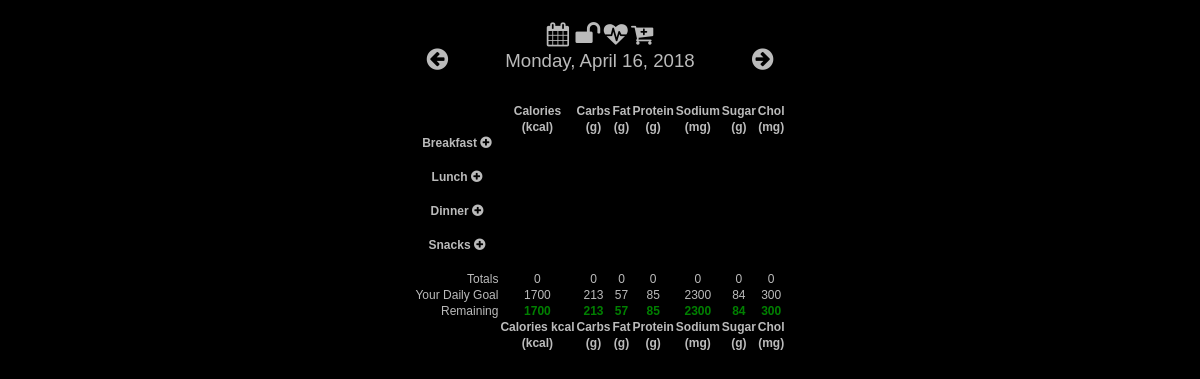
The app's page /diary.php with its own data.
### tables this page shows
CREATE TABLE `foodtime` (
  `idfoodtime` int(11) NOT NULL AUTO_INCREMENT,
  `meal` varchar(45) NOT NULL,
  PRIMARY KEY (`idfoodtime`),
  UNIQUE KEY `meal_UNIQUE` (`meal`)
);

CREATE TABLE `user` (
  `iduser` int(11) NOT NULL AUTO_INCREMENT,
  `gender` varchar(10) NOT NULL,
  `initialweight` decimal(6,2) NOT NULL,
  `height` decimal(6,2) NOT NULL,
  `birthday` date NOT NULL,
  `activity` decimal(6,2) NOT NULL DEFAULT '1.20',
  `goalcals` decimal(6,2) NOT NULL DEFAULT '2000.00',
  `macrocarbpct` decimal(6,2) NOT NULL DEFAULT '50.00',
  `macrofatpct` decimal(6,2) NOT NULL DEFAULT '30.00',
  `macroproteinpct` decimal(6,2) NOT NULL DEFAULT '20.00',
  `goalsodium` decimal(6,2) NOT NULL DEFAULT '2300.00',
  `goalsugar` decimal(6,2) NOT NULL DEFAULT '84.00',
  `goalfiber` decimal(6,2) NOT NULL DEFAULT '38.00',
  `goalpotassium` decimal(6,2) NOT NULL DEFAULT '3500.00',
  `goalcholesterol` decimal(6,2) NOT NULL DEFAULT '300.00',
  PRIMARY KEY (`iduser`)
);

### www/inc/functions.php (the view, shortened to what the rows shown need)
<?php
require_once 'inc/db_connect.php';
$db = new dbconn();
$cals_in_carbs = 4;
$cals_in_protein = 4;
$cals_in_fat = 9;
function validateDate($date) {
    $d = DateTime::createFromFormat('Y-m-d', $date);
    return $d && $d->format('Y-m-d') === $date;
}
function addicon($meal, $idfoodtime, $date, $locked){
    $addhtml =
        "<form action='' method='post'>$meal ".
        "<input type='hidden' name='meal' value='$idfoodtime'>".
        "<input type='hidden' name='date' value='$date'>".
        "<button type='submit' name='addfoodtodiary' class='clearbutton'>".
        "<i class='fa fa-plus-circle' title='Add item to $meal'></i></button></form>";
    return $locked ? $meal : $addhtml;
}
function editableicon($date, $locked, $loggedin){
    $status = $locked ? 'unlockdiary' : 'lockdiary';
    $icon = $locked ? 'fa-lock' : 'fa-unlock';
    if ($loggedin) {
        return "<form action='' method='post'>".
            "<input value='$date' id='tsDte' type='hidden' >".
            "<i class='fa fa-calendar fa-2x' onclick='tsDatePickerClick()' title='Select date'></i>&nbsp&nbsp".
            "<input type='hidden' name='date' value='$date'>".
            "<button type='submit' name='$status' class='clearbutton'>".
            "<span id='diaryToggle'><i class='fa $icon fa-2x' title='Toggle ability to edit day'></i></span>".
            "</button>
            <span id='statsShow' class='popuplink'><i class='fa fa-heartbeat fa-2x' title='Add measurements'></i></span>
            <span id='crudfoodShow' class='popuplink'><i class='fa fa-cart-plus fa-2x' title='Modify food database'></i></span>
            </form>";
    }
    else {
        return "<form action='' method='post'>".
            "<input value='$date' id='tsDte' type='hidden' >".
            "<i class='fa fa-calendar fa-2x' onclick='tsDatePickerClick()' title='Select date'></i>&nbsp&nbsp".
            "<input type='hidden' name='date' value='$date'>".
            "</form>";
    }
}
function calendarheader($date, $locked, $loggedin) {
    $dateminusone = date('Y-m-d', strtotime('-1 day', strtotime($date)));
    $dateplusone = date('Y-m-d', strtotime('+1 day', strtotime($date)));
    $prettydate = date('l, F j, Y', strtotime($date));
    $editableicon = editableicon($date, $locked, $loggedin);
    $loggedinlink = $loggedin ? '&login=1' : '';
    $calheader = "<BR>
<table width='auto'>
    <tr><td><td align='center'>$editableicon</tr>
    <tr><td><a style='font-size: 14pt;' href='diary.php?date=$dateminusone$loggedinlink'><i class='fa fa-arrow-circle-left fa-lg' title='".date('l, F j, Y', strtotime($dateminusone))."'></i></a></td>
        <td style='font-size: 14pt; width: 300px'>$prettydate</td>
        <td><a style='font-size: 14pt;' href='diary.php?date=$dateplusone$loggedinlink'><i class='fa fa-arrow-circle-right fa-lg' title='".date('l, F j, Y', strtotime($dateplusone))."'></i></a></td></tr>
</table>
<BR><BR>";
    return $calheader;
}
function listmeals($date, $locked, $loggedin) {
    global $db;
    $sql = 'SELECT * FROM health.foodtime ORDER BY idfoodtime ASC';
    $meals = $db->fetcharray($sql, array(), '');
    $output = '';
    $output .= '<table><tr><th></th><th>Calories</th><th>Carbs</th><th>Fat</th><th>Protein</th><th>Sodium</th><th>Sugar</th><th>Chol</th></tr>'."\n";
    $output .= "<tr><th></th><th>(kcal)</th><th>(g)</th><th>(g)</th><th>(g)</th><th>(mg)</th><th>(g)</th><th>(mg)</th></tr>"."\n";
    foreach($meals as $key => $mealrow){
        $output .= '<tr><th>'.addicon($mealrow['meal'], $mealrow['idfoodtime'], $date, $locked or !$loggedin).'</th></tr>'."\n";
        $sql = "SELECT diaryid, brand, product, servings, unit,
                    servingsize,
                    servings*servingsize as serv,
                    servings*calories as cals,
                    servings*totalcarbs as carbs,
                    servings*totalfat as fat,
                    servings*protein as prot,
                    servings*sodium as sodium,
                    servings*sugars as sugar,
                    servings*cholesterol as cholesterol,
                    servings
                FROM health.fooddiary fd
                JOIN health.food f ON fd.foodid=f.foodid
                WHERE fd.meal=?
                 AND fd.date=?";
        $foods = $db->fetcharray($sql, array($mealrow['idfoodtime'], $date), 'ss');
        if (sizeof($foods) > 0) {
            foreach($foods as $key => $foodrow){
                $output .= '<tr><td align="left">'.listfoodlink($foodrow['diaryid'], $foodrow['serv'], $foodrow['servingsize'], $foodrow['unit'], $foodrow['brand'], $foodrow['product'], $foodrow['servings'], $locked or !$loggedin).'</td>'
                        . '<td>'.round($foodrow['cals']).'</td>'
                        . '<td>'.round($foodrow['carbs']).'</td>'
                        . '<td>'.round($foodrow['fat']).'</td>'
                        . '<td>'.round($foodrow['prot']).'</td>'
                        . '<td>'.round($foodrow['sodium']).'</td>'
                        . '<td>'.round($foodrow['sugar']).'</td>'
                        . '<td>'.round($foodrow['cholesterol']).'</td>'
                        . deleteicon($foodrow['diaryid'], $date, $locked or !$loggedin).'</tr>'."\n";
            }
            $sql = "SELECT
                    sum(servings*servingsize) as servsum,
                    sum(servings*calories) as calsum,
                    sum(servings*totalcarbs) as carbsum,
                    sum(servings*totalfat) as fatsum,
                    sum(servings*protein) as protsum,
                    sum(servings*sodium) as sodiumsum,
                    sum(servings*sugars) as sugarsum,
                    sum(servings*cholesterol) as cholsum
                FROM health.fooddiary fd
                JOIN health.food f ON fd.foodid=f.foodid
                WHERE fd.meal=?
                 AND fd.date=?";
            $sumfoods = $db->fetcharray($sql, array($mealrow['idfoodtime'], $date), 'ss');
            $output .= '<tr><th>'.copyicon($mealrow['meal'], $date, !$loggedin).'</th>'
                    . '<th>'.round($sumfoods[0]['calsum']).'</th>'
                    . '<th>'.round($sumfoods[0]['carbsum']).'</th>'
                    . '<th>'.round($sumfoods[0]['fatsum']).'</th>'
                    . '<th>'.round($sumfoods[0]['protsum']).'</th>'
                    . '<th>'.round($sumfoods[0]['sodiumsum']).'</th>'
                    . '<th>'.round($sumfoods[0]['sugarsum']).'</th>'
                    . '<th>'.round($sumfoods[0]['cholsum']).'</th>'
                    . '</tr>'."\n";
            $output .= '<tr><td>&nbsp</td></tr>';
        }
        else{
            $output .=  '<tr><th></th></tr>'."\n";
            $output .=  '<tr><td>&nbsp</td></tr>';
        }
    }
    return $output;
}
function diarysummation($date){
    global $db;
    $output = '';
    $sql = "SELECT  sum(servings*servingsize) as servsum,
                    sum(servings*calories) as calsum,
                    sum(servings*totalcarbs) as carbsum,
                    sum(servings*totalfat) as fatsum,
                    sum(servings*protein) as protsum,
                    sum(servings*sodium) as sodiumsum,
                    sum(servings*sugars) as sugarsum,
                    sum(servings*cholesterol) as cholsum
                FROM health.fooddiary fd
                JOIN health.food f ON fd.foodid=f.foodid
                WHERE fd.date=?";
            $summeals = $db->fetcharray($sql, array($date), 's');
    $output .= '<tr><td align="right">Totals</td>'
            . '<td>'.round($summeals[0]['calsum']).'</td>'
            . '<td>'.round($summeals[0]['carbsum']).'</td>'
            . '<td>'.round($summeals[0]['fatsum']).'</td>'
            . '<td>'.round($summeals[0]['protsum']).'</td>'
            . '<td>'.round($summeals[0]['sodiumsum']).'</td>'
            . '<td>'.round($summeals[0]['sugarsum']).'</td>'
            . '<td>'.round($summeals[0]['cholsum']).'</td>'
            . '</tr>'."\n";
    $user = getuserdata();
    $dailycals=+round($user['goalcals'],0);
    $dailycarbs=+round($user['goalcarbs'],0);
    $dailyfat=+round($user['goalfat'],0);
    $dailyprot=+round($user['goalprotein'],0);
    $dailysodium=+round($user['goalsodium'],0);
    $dailysugar=+round($user['goalsugar'],0);
    $dailychol=+round($user['goalcholesterol'],0);
    $output .= "<tr><td align=\"right\">Your Daily Goal</td>"
            . "<td>$dailycals</td>"
            . "<td>$dailycarbs</td>"
            . "<td>$dailyfat</td>"
            . "<td>$dailyprot</td>"
            . "<td>$dailysodium</td>"
            . "<td>$dailysugar</td>"
            . "<td>$dailychol</td>"
            . "</tr>\n";
    $remainingcals=round($dailycals-$summeals[0]['calsum']);
    $remainingcarbs=round($dailycarbs-$summeals[0]['carbsum']);
    $remainingfat=round($dailyfat-$summeals[0]['fatsum']);
    $remainingprot=round($dailyprot-$summeals[0]['protsum']);
    $remainingsodium=round($dailysodium-$summeals[0]['sodiumsum']);
    $remainingsugar=round($dailysugar-$summeals[0]['sugarsum']);
    $remainingchol=round($dailychol-$summeals[0]['cholsum']);
    $remcalscolor = ($remainingcals>=0) ? 'green' : 'red';
    $remcarbscolor = ($remainingcarbs>=0) ? 'green' : 'red';
    $remfatcolor = ($remainingfat>=0) ? 'green' : 'red';
    $remprotcolor = ($remainingprot>=0) ? 'green' : 'red';
    $remsodiumcolor = ($remainingsodium>=0) ? 'green' : 'red';
    $remsugarcolor = ($remainingsugar>=0) ? 'green' : 'red';
    $remcholcolor = ($remainingchol>=0) ? 'green' : 'red';
    $output .= '<tr><td align="right">Remaining</td>'
            . '<td><font color="'.$remcalscolor.'"><b>'.+$remainingcals.'</b></font></td>'
            . '<td><font color="'.$remcarbscolor.'"><b>'.+$remainingcarbs.'</b></font></td>'
            . '<td><font color="'.$remfatcolor.'"><b>'.+$remainingfat.'</b></font></td>'
            . '<td><font color="'.$remprotcolor.'"><b>'.+$remainingprot.'</b></font></td>'
            . '<td><font color="'.$remsodiumcolor.'"><b>'.+$remainingsodium.'</b></font></td>'
            . '<td><font color="'.$remsugarcolor.'"><b>'.+$remainingsugar.'</b></font></td>'
            . '<td><font color="'.$remcholcolor.'"><b>'.+$remainingchol.'</b></font></td>'
            . '</tr>'."\n";
    $output .= "<tr><th></th><th>Calories\nkcal</th><th>Carbs</th><th>Fat</th><th>Protein</th><th>Sodium</th><th>Sugar</th><th>Chol</th></tr>"."\n";
    $output .= "<tr><th></th><th>(kcal)</th><th>(g)</th><th>(g)</th><th>(g)</th><th>(mg)</th><th>(g)</th><th>(mg)</th></tr>"."\n";
    $output .= '</table>'."\n";
    return $output;
}
function getuserdata() {
    global $db, $cals_in_carbs, $cals_in_protein, $cals_in_fat;
    $sql = "SELECT * FROM health.user";
    $user = $db->fetcharray($sql, array(), '');
    $myuser['gender'] = ($user[0]['gender']=='male' or $myuser[0]['gender']=='female') ? $user[0]['gender'] : 'male';
    $myuser['initialweight'] = is_numeric($user[0]['initialweight']) ? $user[0]['initialweight'] : 300;
    $myuser['height'] = is_numeric($user[0]['height']) ? $user[0]['height'] : 70;
    $myuser['birthday'] = validateDate($user[0]['birthday']) ? $user[0]['birthday'] : '1980-01-01';
    $myuser['activity'] = is_numeric($user[0]['activity']) ? $user[0]['activity'] : 1.2;
    $myuser['goalcals'] = is_numeric($user[0]['goalcals']) ? $user[0]['goalcals'] : 2000;
    $myuser['macrocarbpct'] = is_numeric($user[0]['macrocarbpct']) ? $user[0]['macrocarbpct'] : 50;
    $myuser['macrofatpct'] = is_numeric($user[0]['macrofatpct']) ? $user[0]['macrofatpct'] : 30;
    $myuser['macroproteinpct'] = is_numeric($user[0]['macroproteinpct']) ? $user[0]['macroproteinpct'] : 20;
    $myuser['goalsodium'] = is_numeric($user[0]['goalsodium']) ? $user[0]['goalsodium'] : 2300;
    $myuser['goalsugar'] = is_numeric($user[0]['goalsugar']) ? $user[0]['goalsugar'] : 84;
    $myuser['goalfiber'] = is_numeric($user[0]['goalfiber']) ? $user[0]['goalfiber'] : 38;
    $myuser['goalpotassium'] = is_numeric($user[0]['goalpotassium']) ? $user[0]['goalpotassium'] : 3500;
    $myuser['goalcholesterol'] = is_numeric($user[0]['goalcholesterol']) ? $user[0]['goalcholesterol'] : 300;
    $myuser['goalcarbs'] = round(($myuser['macrocarbpct']/100)*$myuser['goalcals']/$cals_in_carbs,1);
    $myuser['goalfat'] = round(($myuser['macrofatpct']/100)*$myuser['goalcals']/$cals_in_fat,1);
    $myuser['goalprotein'] = round(($myuser['macroproteinpct']/100)*$myuser['goalcals']/$cals_in_protein,1);
    return $myuser;
}
function newfood() {
    $html = '';
    $html .= '<h3>Add Food To Database:</h3><br>'."\n";
    $html .= '<form action="" method="post" autocomplete="off" id="nutform" name="nutform">'."\n";
    $html .= '<input type="submit" name="create_food" value="Create Food Item">'."\n";
    $html .= '<input type="submit" name="update_food" value="Update Food Item">'."\n";
    $html .= '<input type="submit" name="delete_food" value="Delete Food Item">'."\n";
    $html .= '<span align="right" class="popupclose" id="crudfoodClose">Cancel</span>';
    $html .= '</form>'."\n";
    return $html;
}
function addstats($date){
    $html = '
<form id="addstatsform" action = "javascript:addstats()" >
  Weight: <input type="text" class="initfocus" id="addstatsweight" name="weight" size="10" autocomplete="off" autofocus="autofocus" value=""><br>
  <input type="hidden" id="addstatsuser" name="user" value="1">
  <input type="hidden" id="addstatsdate" name="date" value="'.$date.'">
</form><BR><BR>';
    $html .= '<button class="button" onclick="addstats()" >Update Stats</button>';
    $html .= '<span align="right" class="popupclose" id="statsClose"><button class="button" >Cancel</button></span>';
    return $html;
}
function servingmod(){
    $html = '
<form id="servingmodform">
  Servings: <input type="text" class="initfocus" id="changeservings" name="changeservings" size="10" autocomplete="off" autofocus="autofocus" value=""><br>
  <input type="hidden" id="diaryid" name="diaryid" value="">
  <div id="servingsize"></div>
</form><BR><BR>';
    $html .= '<button class="button" onclick="servingmod()" >Update Servings</button>';
    $html .= '<span align="right" class="popupclose" id="servingmodClose"><button class="button" >Cancel</button></span>';
    return $html;
}
function diaryheader() {
    $html='<!DOCTYPE html PUBLIC "-//W3C//DTD XHTML 1.0 Transitional//EN" "http://www.w3.org/TR/xhtml1/DTD/xhtml1-transitional.dtd">
<html xmlns="http://www.w3.org/1999/xhtml">
<head>
<meta name="viewport" content="width=device-width, initial-scale=1.0">
<meta http-equiv="Content-Type" content="text/html; charset=utf-8" />
<title>Food Diary</title>
<link rel="stylesheet" href="css/style.css" />
<link rel="stylesheet" href="font-awesome-4.7.0/css/font-awesome.min.css">
<link rel="stylesheet" href="//code.jquery.com/ui/1.12.1/themes/base/jquery-ui.css">
<script type="text/javascript" src="js/jquery.min.js"></script>
<script type="text/javascript" src="js/script.js"></script>
<script type="text/javascript" src="js/jquery-ui.js"></script>
</head>
<body>'."\n";
    return $html;
}
function footer($date) {
    return  '
    <BR>
    <div id="crudfood" class="popup" tabindex="-1">'.newfood().'</div>
    <div id="stats" class="popup" tabindex="-1">'.addstats($date).'</div>
    <div id="servingmod" class="popup" tabindex="-1">'.servingmod().'</div>
    </body>
    </html>
    ';
}

### records on screen
foodtime: meal "Breakfast"
foodtime: meal "Lunch"
foodtime: meal "Dinner"
foodtime: meal "Snacks"
user: goalcals "1700", goalsodium "2300", goalsugar "84", goalcholesterol "300"

### other values on screen
$prettydate "Monday, April 16, 2018"
$summeals[0]['calsum'] "0"
$summeals[0]['carbsum'] "0"
$summeals[0]['fatsum'] "0"
$summeals[0]['protsum'] "0"
$summeals[0]['sodiumsum'] "0"
$summeals[0]['sugarsum'] "0"
$summeals[0]['cholsum'] "0"
$dailycarbs "213"
$dailyfat "57"
$dailyprot "85"
